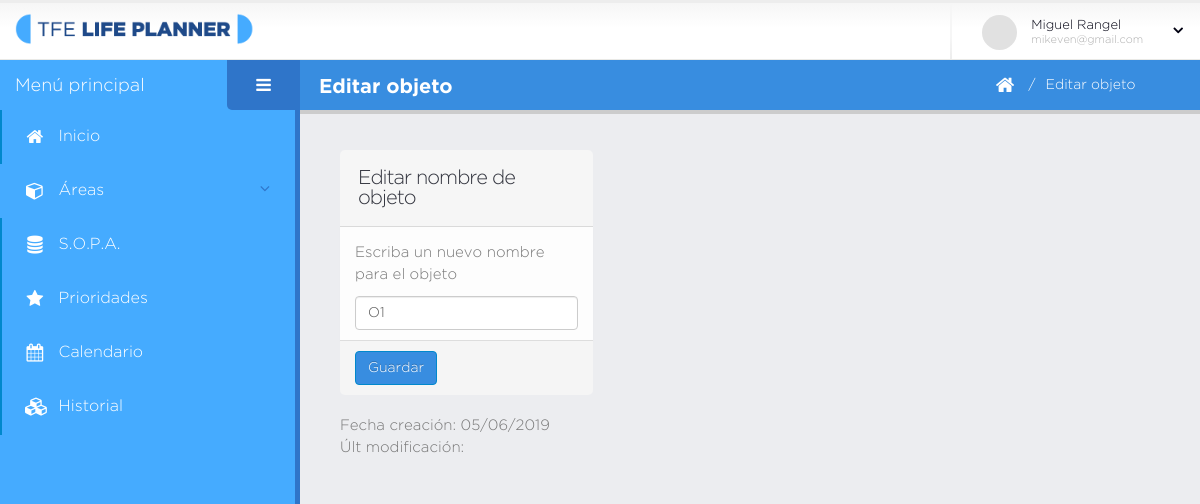
Before: /editar-objeto.php?id=1 (signed in) with the older database file.
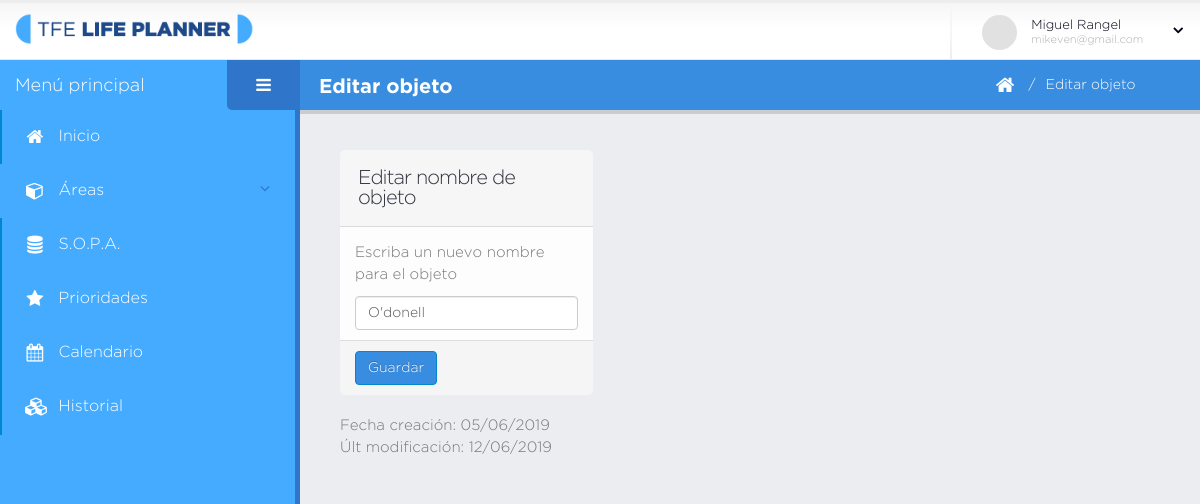
After: the same page with the newer database file.
### tables this page shows
CREATE TABLE `objeto` (
  `id` int(11) NOT NULL,
  `nombre` varchar(140) NOT NULL,
  `creado` datetime DEFAULT NULL,
  `modificado` datetime DEFAULT NULL,
  `usuario_id` int(11) NOT NULL
);

### database/data-objeto.php (called while the page is built, shortened)
<?php
	function obtenerObjetoPorId( $dbh, $id ){
		$q = "select id, nombre, date_format(creado,'%d/%m/%Y') as fregistro,
		date_format(modificado,'%d/%m/%Y') as fultact from objeto where id = $id";
		$rst = mysqli_query( $dbh, $q );
		$data = mysqli_fetch_array( $rst );
		return $data;
	}
?>

### editar-objeto.php (the view, shortened to what this page needs)
<?php
    include( "database/data-acceso.php" );
    include( "database/data-objeto.php" );
    if( isset( $_GET["id"] ) ){
        $ido = $_GET["id"];
        $objeto = obtenerObjetoPorId( $dbh, $ido );
    }
?>
<!doctype html>
<html class="fixed">
	<head>
		<link rel="stylesheet" href="assets/vendor/bootstrap/css/bootstrap.css" />
		<link rel="stylesheet" href="assets/vendor/font-awesome/css/font-awesome.css" />
		<link rel="stylesheet" href="assets/vendor/magnific-popup/magnific-popup.css" />
		<link rel="stylesheet" href="assets/vendor/bootstrap-datepicker/css/datepicker3.css" />
		<link rel="stylesheet" href="assets/vendor/pnotify/pnotify.custom.css" />
		<link rel="stylesheet" href="assets/vendor/select2/select2.css" />
		<link rel="stylesheet" href="assets/vendor/jquery-datatables-bs3/assets/css/datatables.css" />
		<link rel="stylesheet" href="assets/stylesheets/theme.css" />
		<link rel="stylesheet" href="assets/stylesheets/skins/default.css" />
		<link rel="stylesheet" href="assets/stylesheets/theme-custom.css">
	</head>
	<body>
		<section class="body">
			<?php include( "secciones/header.php" ); ?>
			<div class="inner-wrapper">
				<?php include( "secciones/navegacion.php" ); ?>
				<section role="main" class="content-body">
					<?php include( "secciones/titulo_pagina.php" ); ?>
					<div class="row">
						<div class="col-md-4 col-sm-6 col-xs-12">
							<section class="panel">
								<form id="frm_edit_objeto" class="form-horizontal">
									<header class="panel-heading">
										<h2 class="panel-title">Editar nombre de objeto</h2>
									</header>
									<div class="panel-body">
										<p class="p_inst">Escriba un nuevo nombre para el objeto</p>
										<div class="row form-group">
											<div class="col-lg-12">
												<input type="text" name="nombre" placeholder="Nombre" class="form-control" required
												value="<?php echo $objeto['nombre']?>">
											</div>
										</div>
									</div>
									<footer class="panel-footer">
										<button class="btn btn-primary" type="submit">Guardar</button>
									</footer>
								</form>
							</section>
							<?php if( $objeto ) { ?>
								<div>Fecha creación: <?php echo $objeto["fregistro"] ?></div>
								<div>Últ modificación: <?php echo $objeto["fultact"] ?></div>
							<?php } ?>
						</div>
					</div>
				</section>
			</div>
		</section>
	</body>
</html>

Changed rows visible on the page:
changed objeto: nombre "O1" → "O'donell"
Other visible differences:
$objeto["fultact"]: (not shown) → "12/06/2019"
